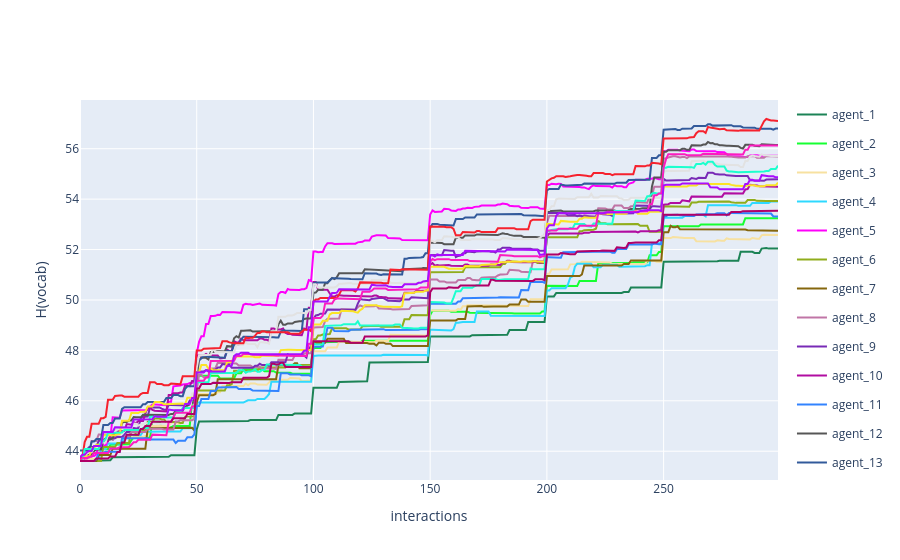

The code cell stored with this chart in its notebook:
### Code cell
fig = multi_agent_update_plot_from_df(H_dif)
fig.update_layout(
    # title='Dyadic interaction in a random environment',
    yaxis_title='H(vocab)',
    xaxis_title='interactions'
)
fig.show()

### Figure 1 — Plotly figure (JSON) as saved in the notebook; plotly's stock layout.template omitted (floating-point values rounded to 4 significant figures; data arrays with more than 128 entries replaced by an {"elided": "..."} marker saying what was removed)
{"data": [{"legendgroup": "agent_1", "line": {"color": "#1C8356"}, "mode": "lines", "name": "agent_1", "showlegend": true, "x": {"elided": "300 int values"}, "y": {"elided": "300 float values"}, "type": "scatter"}, {"legendgroup": "agent_2", "line": {"color": "#16FF32"}, "mode": "lines", "name": "agent_2", "showlegend": true, "x": {"elided": "300 int values"}, "y": {"elided": "300 float values"}, "type": "scatter"}, {"legendgroup": "agent_3", "line": {"color": "#F7E1A0"}, "mode": "lines", "name": "agent_3", "showlegend": true, "x": {"elided": "300 int values"}, "y": {"elided": "300 float values"}, "type": "scatter"}, {"legendgroup": "agent_4", "line": {"color": "#2ED9FF"}, "mode": "lines", "name": "agent_4", "showlegend": true, "x": {"elided": "300 int values"}, "y": {"elided": "300 float values"}, "type": "scatter"}, {"legendgroup": "agent_5", "line": {"color": "#FE00FA"}, "mode": "lines", "name": "agent_5", "showlegend": true, "x": {"elided": "300 int values"}, "y": {"elided": "300 float values"}, "type": "scatter"}, {"legendgroup": "agent_6", "line": {"color": "#90AD1C"}, "mode": "lines", "name": "agent_6", "showlegend": true, "x": {"elided": "300 int values"}, "y": {"elided": "300 float values"}, "type": "scatter"}, {"legendgroup": "agent_7", "line": {"color": "#85660D"}, "mode": "lines", "name": "agent_7", "showlegend": true, "x": {"elided": "300 int values"}, "y": {"elided": "300 float values"}, "type": "scatter"}, {"legendgroup": "agent_8", "line": {"color": "#C075A6"}, "mode": "lines", "name": "agent_8", "showlegend": true, "x": {"elided": "300 int values"}, "y": {"elided": "300 float values"}, "type": "scatter"}, {"legendgroup": "agent_9", "line": {"color": "#782AB6"}, "mode": "lines", "name": "agent_9", "showlegend": true, "x": {"elided": "300 int values"}, "y": {"elided": "300 float values"}, "type": "scatter"}, {"legendgroup": "agent_10", "line": {"color": "#B10DA1"}, "mode": "lines", "name": "agent_10", "showlegend": true, "x": {"elided": "300 int values"}, "y": {"elided": "300 float values"}, "type": "scatter"}, {"legendgroup": "agent_11", "line": {"color": "#3283FE"}, "mode": "lines", "name": "agent_11", "showlegend": true, "x": {"elided": "300 int values"}, "y": {"elided": "300 float values"}, "type": "scatter"}, {"legendgroup": "agent_12", "line": {"color": "#565656"}, "mode": "lines", "name": "agent_12", "showlegend": true, "x": {"elided": "300 int values"}, "y": {"elided": "300 float values"}, "type": "scatter"}, {"legendgroup": "agent_13", "line": {"color": "#325A9B"}, "mode": "lines", "name": "agent_13", "showlegend": true, "x": {"elided": "300 int values"}, "y": {"elided": "300 float values"}, "type": "scatter"}, {"legendgroup": "agent_14", "line": {"color": "#E2E2E2"}, "mode": "lines", "name": "agent_14", "showlegend": true, "x": {"elided": "300 int values"}, "y": {"elided": "300 float values"}, "type": "scatter"}, {"legendgroup": "agent_15", "line": {"color": "#FBE426"}, "mode": "lines", "name": "agent_15", "showlegend": true, "x": {"elided": "300 int values"}, "y": {"elided": "300 float values"}, "type": "scatter"}, {"legendgroup": "agent_16", "line": {"color": "#F6222E"}, "mode": "lines", "name": "agent_16", "showlegend": true, "x": {"elided": "300 int values"}, "y": {"elided": "300 float values"}, "type": "scatter"}, {"legendgroup": "agent_17", "line": {"color": "#1CFFCE"}, "mode": "lines", "name": "agent_17", "showlegend": true, "x": {"elided": "300 int values"}, "y": {"elided": "300 float values"}, "type": "scatter"}, {"legendgroup": "agent_18", "line": {"color": "#FC1CBF"}, "mode": "lines", "name": "agent_18", "showlegend": true, "x": {"elided": "300 int values"}, "y": {"elided": "300 float values"}, "type": "scatter"}, {"legendgroup": "agent_19", "line": {"color": "#B00068"}, "mode": "lines", "name": "agent_19", "showlegend": true, "x": {"elided": "300 int values"}, "y": {"elided": "300 float values"}, "type": "scatter"}, {"legendgroup": "agent_20", "line": {"color": "#AA0DFE"}, "mode": "lines", "name": "agent_20", "showlegend": true, "x": {"elided": "300 int values"}, "y": {"elided": "300 float values"}, "type": "scatter"}], "layout": {"yaxis": {"title": {"text": "H(vocab)"}}, "xaxis": {"title": {"text": "interactions"}}}}
